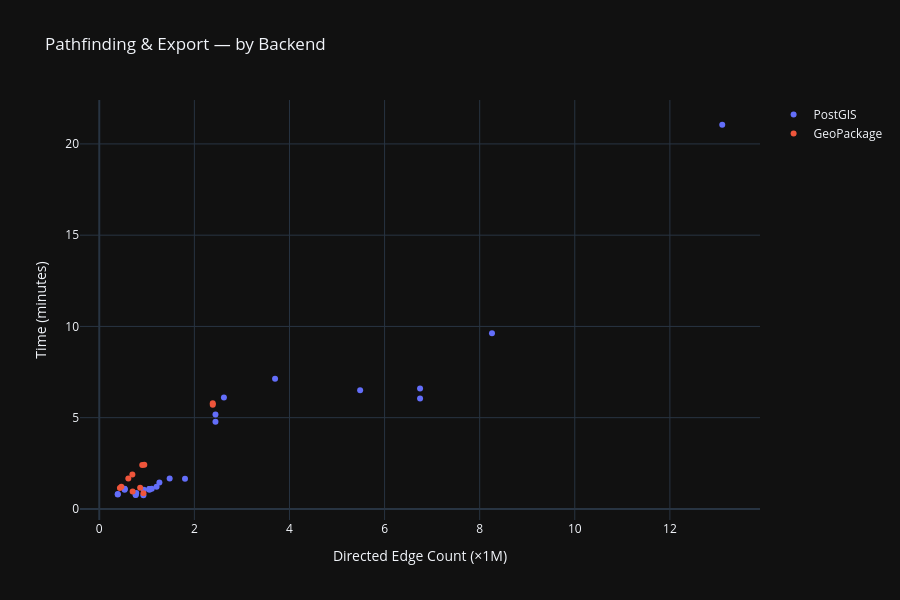

Write notebook code for a chart like this one.
### Markdown cell above
## Figure 4 — Pathfinding & Export
Time for pathfinding and export, by Backend. X axis is edge count — A* explores edges during route search.

### Code cell
y_col = "Pathfinding & Export (min)"
valid = df.dropna(subset=[y_col])

fig = go.Figure()
for backend in ["PostGIS", "GeoPackage"]:
    subset = valid[valid["Backend"] == backend].sort_values("edges_2x_per_1M")
    fig.add_trace(go.Scatter(
        x=subset["edges_2x_per_1M"],
        y=subset[y_col],
        mode="markers",
        name=backend,
        marker_color=BACKEND_COLORS[backend],
        customdata=subset["Workflow ID"],
        hovertemplate="%{customdata}<br>Edges (2×): %{x:.1f}×1M<br>Time: %{y:.1f} min<extra></extra>",
    ))

fig.update_layout(
    title="Pathfinding & Export — by Backend",
    xaxis_title="Directed Edge Count (×1M)",
    yaxis_title="Time (minutes)",
    height=600,
    template=PLOTLY_THEME,
)
fig.show()

### Figure 1 — Plotly figure (JSON) as saved in the notebook; plotly's stock layout.template omitted (floating-point values rounded to 4 significant figures)
{"data": [{"customdata": ["workflow_fine_20_20260510_224341", "workflow_fine_20_20260510_201023", "workflow_fine_20_20260511_220824", "workflow_fine_20_20260511_111934", "workflow_fine_20_20260511_014524", "workflow_fine_20_20260510_222518", "workflow_fine_20_20260510_184907", "workflow_fine_20_20260510_184010", "workflow_fine_pg_test_20260513_100942", "workflow_fine_20_20260515_122121", "workflow_fine_20_20260510_234748", "workflow_fine_20_20260511_004432", "workflow_fine_20_20260511_005516", "workflow_fine_20_20260512_151835", "workflow_fine_20_20260509_225008", "workflow_fine_20_20260509_230058", "workflow_fine_bz_0005_20260515_132801", "workflow_h3_mia_arrival_511_20260515_151715", "workflow_fine_20_20260508_102023", "maritime_workflow_20260512_215930", "maritime_workflow_20260513_102517", "workflow_h3_kw_arrival_511_20260515_144803", "workflow_fine_20_20260511_192355", "workflow_h3_5_11_20260514_122552", "workflow_fine_la_west3_20260512_182236", "workflow_fine_20_20260512_154549", "workflow_h3_la_west_20260514_125910", "workflow_h3_la_west_511_20260514_163048"], "hovertemplate": "%{customdata}<br>Edges (2×): %{x:.1f}×1M<br>Time: %{y:.1f} min<extra></extra>", "marker": {"color": "#636EFA"}, "mode": "markers", "name": "PostGIS", "x": [0.3888, 0.3888, 0.5339, 0.5339, 0.5339, 0.7661, 0.7661, 0.7776, 0.9283, 0.9376, 1.053, 1.053, 1.053, 1.068, 1.103, 1.205, 1.265, 1.48, 1.803, 2.444, 2.444, 2.621, 3.697, 5.486, 6.746, 6.746, 8.259, 13.1], "y": [0.8183, 0.79, 1.102, 1.055, 1.095, 0.7733, 0.7617, 0.87, 0.7483, 1.043, 1.097, 1.097, 1.052, 1.085, 1.098, 1.213, 1.443, 1.665, 1.647, 4.77, 5.177, 6.103, 7.137, 6.498, 6.597, 6.043, 9.63, 21.05], "type": "scatter"}, {"customdata": ["workflow_fine_20_20260510_193754", "maritime_workflow_20260511_111240", "workflow_fine_20_20260509_223844", "maritime_workflow_20260509_184129", "workflow_fine_20_20260509_180957", "workflow_fine_new_20260509_202342", "maritime_workflow_20260508_103351", "workflow_fine_20_20260513_100134", "maritime_workflow_20260509_210411", "maritime_workflow_20260513_110927", "maritime_workflow_20260513_151112"], "hovertemplate": "%{customdata}<br>Edges (2×): %{x:.1f}×1M<br>Time: %{y:.1f} min<extra></extra>", "marker": {"color": "#EF553B"}, "mode": "markers", "name": "GeoPackage", "x": [0.4342, 0.4646, 0.6112, 0.6961, 0.7018, 0.8602, 0.9039, 0.9293, 0.9472, 2.387, 2.387], "y": [1.142, 1.218, 1.665, 1.883, 0.9517, 1.153, 2.403, 0.8583, 2.422, 5.788, 5.702], "type": "scatter"}], "layout": {"title": {"text": "Pathfinding & Export — by Backend"}, "xaxis": {"title": {"text": "Directed Edge Count (×1M)"}}, "yaxis": {"title": {"text": "Time (minutes)"}}, "height": 600}}
